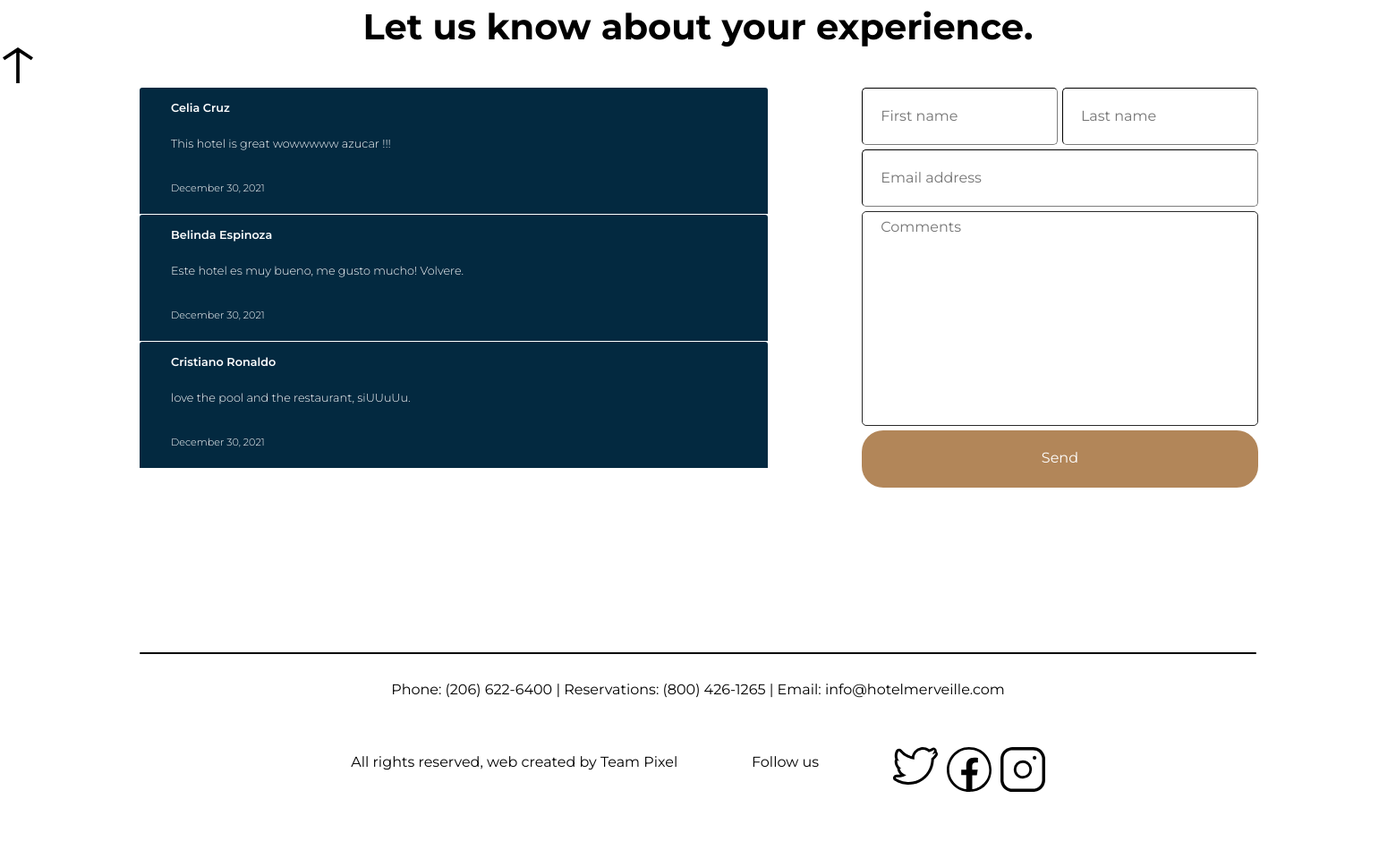
The app's page / (lower part), older data.
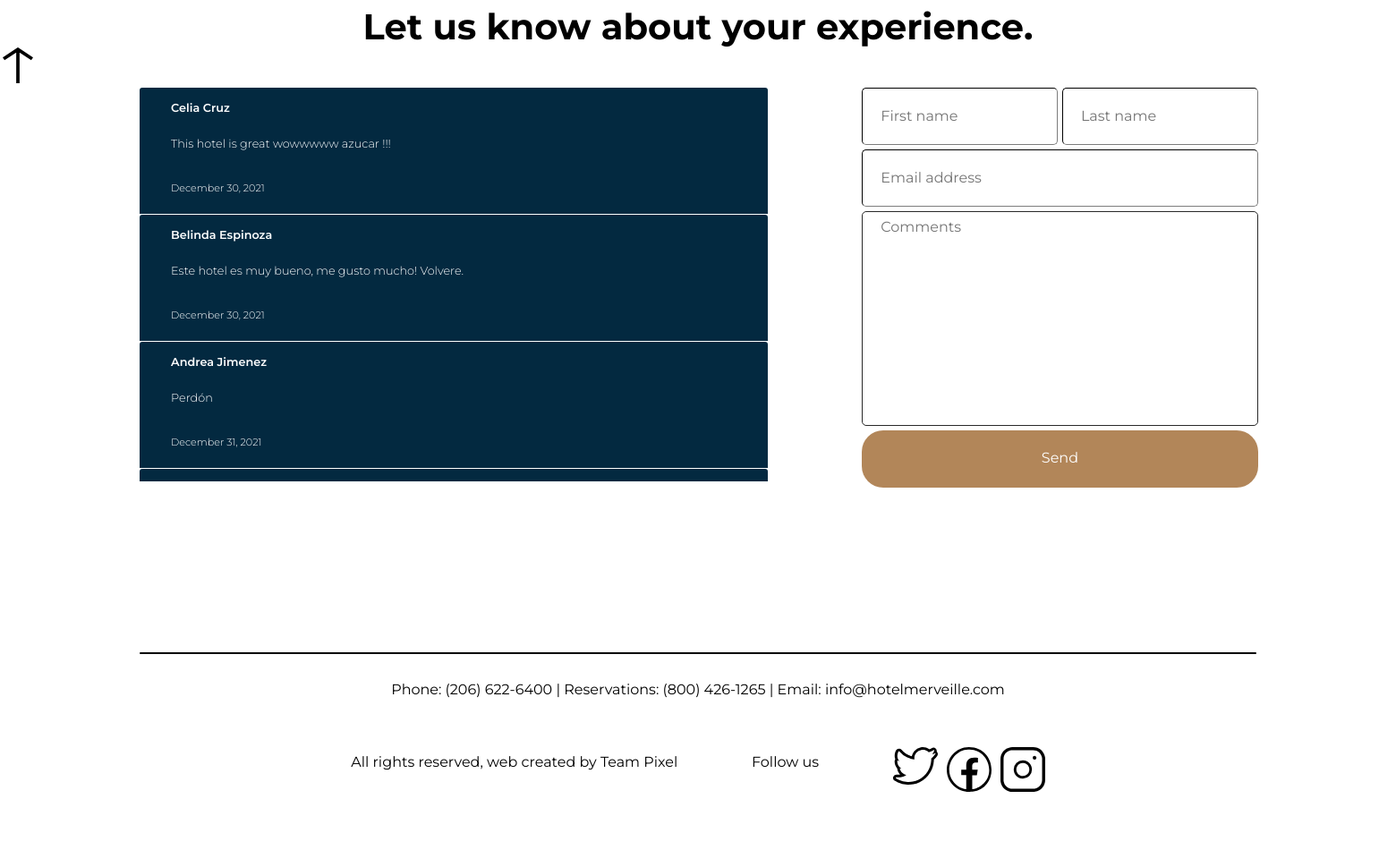
The same page, newer data.
### hotel/models.py (models this page shows, shortened)
class Post(models.Model):
    firstName = models.CharField(max_length=100)
    lastName = models.CharField(max_length=100)
    email = models.CharField(max_length=100)
    content = models.TextField()
    date_posted = models.DateTimeField(auto_now_add=True)

### hotel/views.py (the view)
# urls.py: 2. Add a URL to urlpatterns:  path('', views.home, name='home')
def home(request):
    if request.method == 'POST':
        form = UserCommentForm(request.POST)
        if form.is_valid():
            form.save()
            return redirect('hotel-main')
    else:
        form = UserCommentForm()
    context = {
        'posts': Post.objects.all(),
        'forms': form
    }
    return render(request, 'hotel/home.html', context)

### hotel/forms.py
class UserCommentForm(forms.ModelForm):
        firstName = forms.CharField(widget=forms.TextInput(attrs={'placeholder':'First name'}))
        lastName = forms.CharField(widget=forms.TextInput(attrs={'placeholder':'Last name'}))
        email = forms.EmailField(widget=forms.TextInput(attrs={'placeholder':'Email address'}))
        content = forms.CharField(widget=forms.Textarea(attrs={'placeholder':'Comments'}))
        class Meta:
                model = Post
                fields = ['firstName', 'lastName', 'email', 'content']

### customFilters/templatetags/custom_filters.py (called while the page is built)
@register.filter(name='addclass')
def addclass(value, arg):
    return value.as_widget(attrs={'class': arg})

### hotel/templates/hotel/home.html (shortened to what this page needs)
{% extends 'hotel/base.html' %}
{% load static %}
{% load custom_filters %}
{% block content %}
    <section id='know-info-container'>
        <div class='know-info-container__div'>
            <h4 class='know-info-header'>Let us know about your experience.</h4>
            <a href="#"><img class='back-top-icon' src="{% static 'hotel/icons/Back to top.svg' %}" alt=""></a>
            <div class='know-info-container-content'>
                <div class='know-info-container-content--active'>
                    {% for post in posts %}
                        <div class='know-info-comment-list-container'>
                            <li class='know-info-comment-list-container__li'>{{ post.content }}</li>
                            <h6 class='know-info-comment-list-container__h6'>{{ post.firstName }} {{ post.lastName }}</h6>
                            <p class='know-info-comment-list-container__p'>{{ post.date_posted|date:"F d, Y" }}</p>
                        </div>
                    {% endfor %}
                </div>
                <div class='know-info-form-container'>
                    <form method='POST'>
                        <div class='know-info__div'>
                            {{ forms.firstName|addclass:'know-info-form-container__input' }}
                            {{ forms.lastName|addclass:'know-info-form-container__input' }}
                        </div>
                        <div class='know-info__div'>
                            {{ forms.email|addclass:'know-info-form-container__input-email' }}
                            {{ forms.content|addclass:'know-info-form-container__input-comment' }}
                            <button class='know-info__button'>Send</button>
                        </div>
                    </form>
                </div>
            </div>
        </div>
    </section>
    <section id='footer-section'>
        <div class='footer-section-bar'></div>
        <div class='footer-section-content'>
            <p>Phone: (206) 622-6400 | Reservations: (800) 426-1265 | Email: info@hotelmerveille.com</p>
        <div class='footer-section-content__div'>
            <p>All rights reserved, web created by Team Pixel</p>
            <p class='follow-us-p'>Follow us</p>
            <div class='contact-social-media-container'>
                <a href=""><img class='contact-social-media-icon' src="{% static 'hotel/icons/Twt.svg' %}" alt=""></a>
                <a href=""><img class='contact-social-media-icon' src="{% static 'hotel/icons/Fb.svg' %}" alt=""></a>
                <a href=""><img class='contact-social-media-icon' src="{% static 'hotel/icons/Ig.svg' %}" alt=""></a>
            </div>
        </div>
        </div>
    </section>
{% endblock content %}

### hotel/templates/hotel/base.html (shortened to what this page needs)
{% load static %}
<!DOCTYPE html>
<html lang="en">
<head>
    <link rel="stylesheet" type=text/css href="{% static 'hotel/css/normalize.css' %}">
    <link rel="stylesheet" type=text/css href="{% static 'hotel/css/main.css' %}">
</head>
<body>
    <div>
        {% block content %} {% endblock %}
    </div>
</body>
</html>

### hotel/static/hotel/css/main.css (style rules this page uses)
:root { --ff-mont: 'Montserrat', serif; }
* { margin: 0; padding: 0; box-sizing: border-box; }
html { scroll-behavior: smooth; overflow-x: hidden; }
body { background-color: rgb(46, 46, 46); font-family: var(--ff-mont), sans-serif; }
.know-info__button { margin-top: 5px; width: 100%; max-width: 30.7vw; height: 8vh; color: white; background-color: #B28659; border-style: none; border-radius: 3vh; text-align: center; cursor: pointer; }
.back-top-icon { display: inline; height: 40px; width: 40px; }
.contact-social-media-icon { width: 50px; }
.know-info-header { padding-top: 5%; font-family: var(--ff-mont); font-size: 2.5rem; text-align: center; }
.know-info-comment-list-container__h6 { position: absolute; font-family: var(--ff-mont); font-weight: 600; width: 100%; font-size: 0.8rem; color: white; padding-left: 5%; top: 2vh; }
.know-info-comment-list-container__li { list-style: none; color: white; font-family: var(--ff-mont); background-color: #032940ff; height: fit-content; width: 100%; border-bottom: 1px solid white; font-size: .8rem; font-weight: 300; word-wrap: break-word; padding: 8% 5% 10% 5%; }
.know-info-comment-list-container__li:first-child { border-top-left-radius: 3px; border-top-right-radius: 3px; border-bottom: 1px solid white; }
.know-info-comment-list-container__p { position: absolute; font-family: var(--ff-mont); bottom: 1%; font-weight: 300; padding: 3% 5%; color: white; font-size: .7rem; }
.footer-section-content p { font-family: var(--ff-mont); text-align: center; margin-top: 2%; margin-bottom: 3%; }
#know-info-container { background-color: white; height: 100%; width: 100%; }
.know-info-container__div { height: 100vh; width: 100vw; }
.know-info-container-content { position: relative; display: flex; justify-content:space-around; }
.know-info-container-content--active { height: 55vh; width: 100%; margin-left: 10%; overflow-y: scroll; }
.know-info-comment-list-container { position: relative; width: 100%; height: fit-content; }
.know-info-form-container { height: 100%; width:100%; }
.know-info__div { width:63%; }
.know-info__div:first-child { display: flex; margin-left: 15%; }
.know-info__div:last-child { margin-top: 5px; display: flex; margin-left: 15%; flex-direction: column; }
.know-info-form-container__input { width: 100%; height: 8vh; border-radius: 5px; padding-left: 20px; border-color: #292929; border-width: 1.5px; }
.know-info-form-container__input:last-child { margin-left: 5px; }
.know-info-form-container__input-email { height: 8vh; width: 100%; max-width: 30.7vw; max-height: 30vh; border-radius: 5px; padding-left: 20px; border-color: #292929; border-width: 1.5px; }
.know-info-form-container__input-comment { padding-top: 8px; margin-top: 5px; width: 100%; height: 30vh; max-width: 30.7vw; max-height: 30vh; border-radius: 5px; padding-left: 20px; border-color: #292929; border-width: 1.5px; text-decoration: none; resize: none; }
#footer-section { background-color: white; height: 30vh; width: 100vw; }
.footer-section-bar { background-color: black; height: 2px; width: 80%; border-radius: 3px; margin: 0 10%; }
.footer-section-content__div { display: flex; justify-content: space-around; gap: 10%; margin-left: auto; margin-right: auto; width: 50% }
.contact-social-media-container { display: flex; gap: 10px; margin-top: 1%; }

Row changes from the older to the newer data that the page shows:
removed Post: content "love the pool and the restaurant, siUUuUu.", firstName "Cristiano", lastName "Ronaldo", date_posted "December 30, 2021"
added Post: content "Perdón", firstName "Andrea", lastName "Jimenez", date_posted "December 31, 2021"
